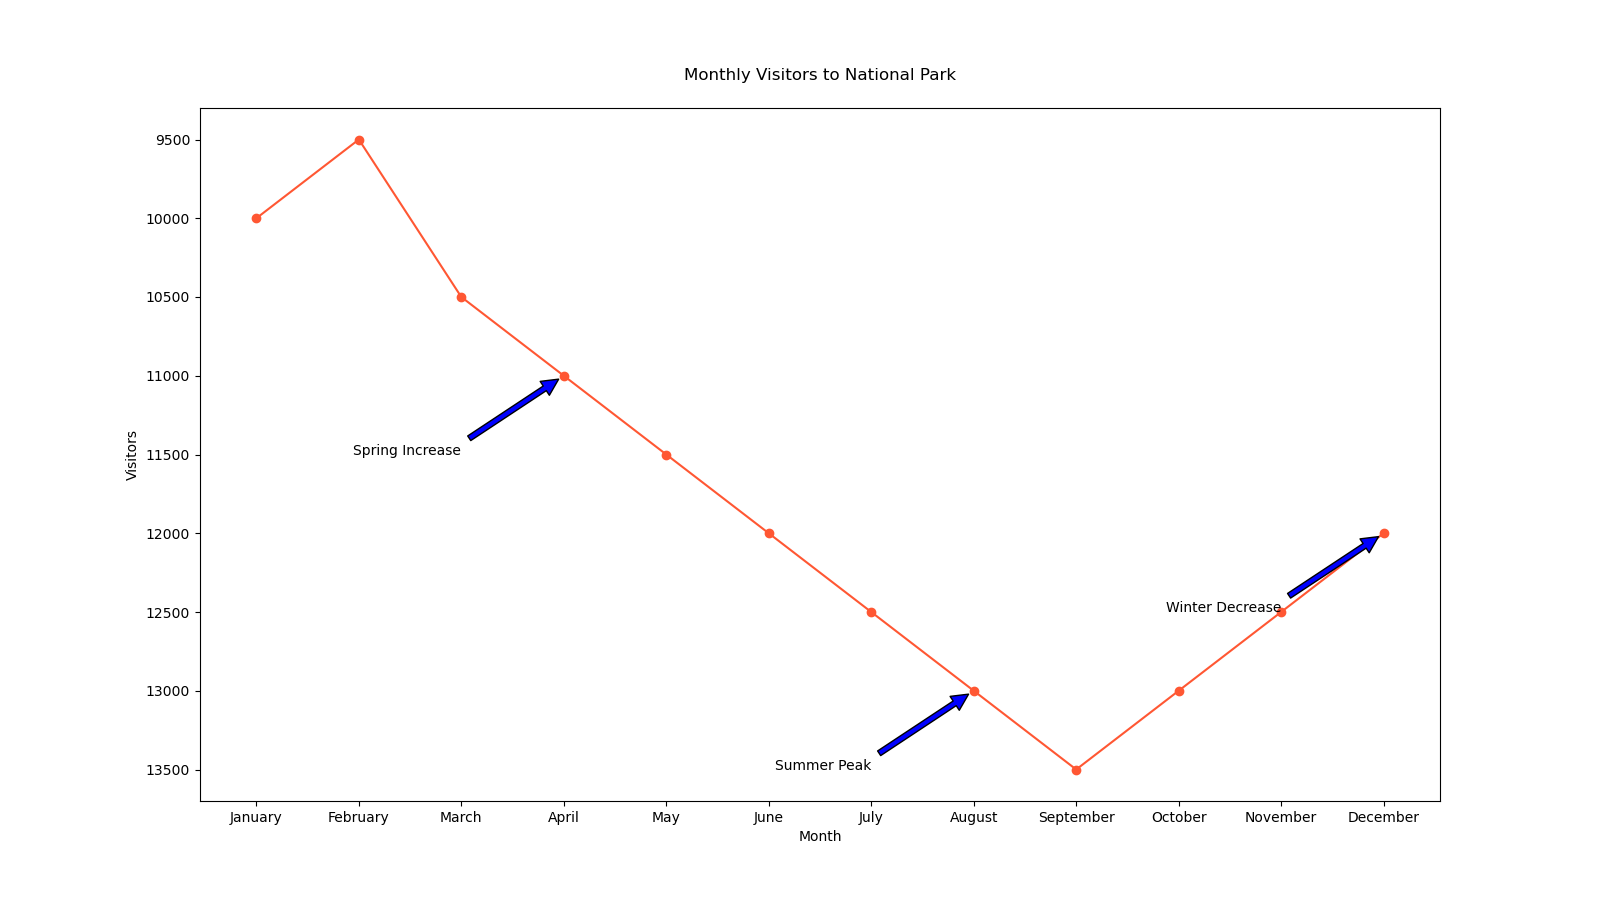

Reproduce this figure in Python.

import matplotlib.pyplot as plt

# Data
months = ["January", "February", "March", "April", "May", "June", "July", "August", "September", "October", "November", "December"]
visitors = [10000, 9500, 10500, 11000, 11500, 12000, 12500, 13000, 13500, 13000, 12500, 12000]

plt.figure(figsize=(16, 9))

# Plotting the line chart
plt.plot(months, visitors, color="#FF5733", marker='o')

# Adding annotations for specific points
plt.annotate('Spring Increase', xy=('April', 11000), xytext=('March', 11500),
             arrowprops=dict(facecolor='blue', shrink=0.05),
             horizontalalignment='right')
plt.annotate('Summer Peak', xy=('August', 13000), xytext=('July', 13500),
             arrowprops=dict(facecolor='blue', shrink=0.05),
             horizontalalignment='right')
plt.annotate('Winter Decrease', xy=('December', 12000), xytext=('November', 12500),
             arrowprops=dict(facecolor='blue', shrink=0.05),
             horizontalalignment='right')

# Title and labels
plt.title('Monthly Visitors to National Park', pad=20)
plt.xlabel('Month')
plt.ylabel('Visitors')
plt.gca().invert_yaxis()

# Show the chart
plt.show()
